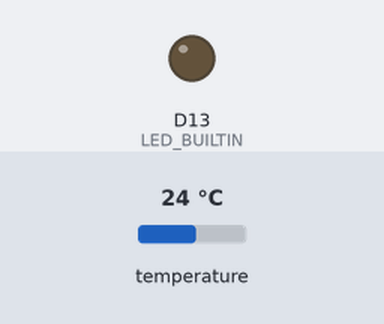
A sketch run on a simulated Arduino Nano 33 BLE. Parts: output pins drawn as LEDs (lit = HIGH). The inputs (shaded band) are chosen by the test bench; at power-on: temperature 24 °C. Nothing arrives over Bluetooth unless stated; a phone connects over Bluetooth LE 3 s after start.

Above: at 0.0 s.
At 30.1 s:
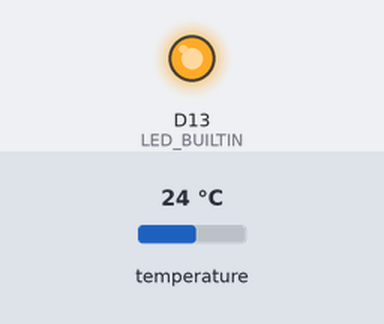
Timing chart, 0 to 31.6 s (numbered marks = the images above):
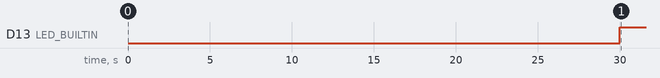

Measured:
- by itself, D13 (LED_BUILTIN): LOW → HIGH at 30.0 s

The sketch:

send_data_bluetooth.ino
```cpp
#include <string.h>
#include <Arduino_HTS221.h>
#include <ArduinoBLE.h>

#define BLE_UUID_TEST_SERVICE "9A48ECBA-2E92-082F-C079-9E75AAE428B1"
#define BLE_UUID_FILE_NAME    "2D2F88C4-F244-5A80-21F1-EE0224E80658"
#define PRINT_MODE 0

//Declare temperature services for displaying data
BLEService temperatureService(BLE_UUID_TEST_SERVICE);
BLEStringCharacteristic temperatureLevelChar(BLE_UUID_FILE_NAME, BLERead | BLENotify, 7);
//BLEFloatCharacteristic temperatureLevelChar(BLE_UUID_FILE_NAME, BLERead | BLENotify);

//Convert uint8_t array to string function
String converter(uint8_t *str){
    return String((char *)str);
}

//temperature string uint_8 array
uint8_t temp_string[7];


void setup() {
  // put your setup code here, to run once:
  //Configure WDT.
  //NRF_WDT->CONFIG         = 0x01;     // Configure WDT to run when CPU is asleep
  //NRF_WDT->CRV            = 1966079;  // Timeout set to 60 seconds, timeout[s] = (CRV-1)/32768, 120 seconds: 3932159
  //NRF_WDT->RREN           = 0x01;     // Enable the RR[0] reload register
  //NRF_WDT->TASKS_START    = 1;        // Start WDT


  if(PRINT_MODE ==1)
  {
    Serial.begin(9600);
    while (!Serial);
  }
  else
  {
    delay(5000);
  }


  // initialize digital pin LED_BUILTIN as an output.
  pinMode(LED_BUILTIN, OUTPUT);
  //Initialize temperature sensor
  HTS.begin();
  delay(5000);
  // initialize the BLE hardware
  BLE.begin();
  delay(5000);

  //Set ble device name
  BLE.setDeviceName("TemperatureMonitor001");
  BLE.setLocalName("TemperatureMonitor001");
  delay(5000);
  //Set temperature service for displaying the data
  BLE.setAdvertisedService(temperatureService);
  temperatureService.addCharacteristic(temperatureLevelChar);
  BLE.addService(temperatureService);
  delay(5000);
  //Start advertising
  BLE.advertise();
  delay(5000);
}

void loop() {
  // put your main code here, to run repeatedly:
  BLEDevice central = BLE.central();
  // read temperature sensor

  if(central)
  {

    while (central.connected()) {
      float temperature = HTS.readTemperature();
      if(PRINT_MODE == 1)
      {
        Serial.println(temperature);
      }
      //delay(500);


      //convert float temperature to uint8_t array
      snprintf ((char *)temp_string, sizeof(temp_string), "%.2f", temperature);
      temperatureLevelChar.writeValue(converter(temp_string));
      //NRF_WDT->RR[0] = WDT_RR_RR_Reload;
      digitalWrite(LED_BUILTIN, HIGH);
      delay(1000);
    }

      digitalWrite(LED_BUILTIN, LOW);   // turn the LED on (HIGH is the voltage level)
      delay(1000);                       // wait for a second
  }
  else
  {
    // turn the LED off by making the voltage LOW
    digitalWrite(LED_BUILTIN, LOW);
    delay(1000);
    central.disconnect();

  }


}
```
